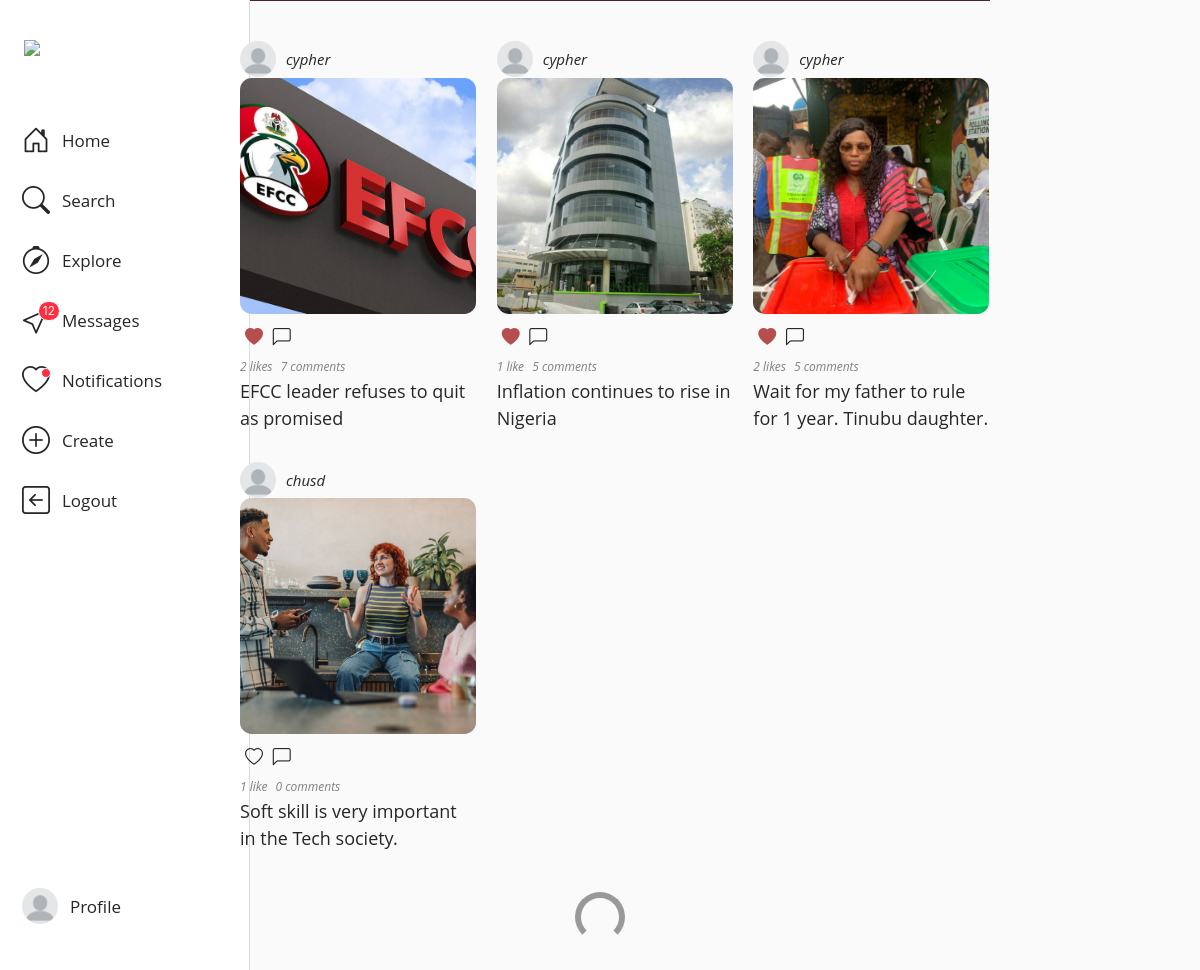
Screenshot of / (signed in) with the database file from the repository.
### users/models.py (models this page shows, shortened)
class Profile(models.Model):
    user = models.OneToOneField(settings.AUTH_USER_MODEL, on_delete=models.CASCADE)
    profile_img = models.ImageField(upload_to='users/%Y/%m/%d', default='blank-profile-picture.png')

### insta/models.py (models this page shows, shortened)
class Post(models.Model):
    user = models.ForeignKey(settings.AUTH_USER_MODEL, on_delete=models.CASCADE)
    image = models.ImageField(upload_to='images/%y/%m/%d')
    title = models.CharField(max_length=200)
    slug = models.SlugField(max_length=200, blank=True)
    created = models.DateField(auto_now_add=True)
    likes = models.ManyToManyField(settings.AUTH_USER_MODEL, related_name='post_likes', blank=True)

### insta/views.py (the view)
# urls.py: path('', views.feed, name='home'),
@login_required
def feed(request, id=None):
    if id is not None:
        post = get_object_or_404(Post, id=id)
        if post.likes.filter(id=request.user.id).exists():
            post.likes.remove(request.user)
        else:
            post.likes.add(request.user)
    else:
        if request.method == 'POST':
            content = request.POST.get('content')
            post = get_object_or_404(Post, id=request.POST.get('post_id'))
            user = User.objects.get(id=request.POST.get('userId'))
            if user and content:
                comment = Comment.objects.create(post=post, posted_by=user, body=content)
                return JsonResponse({'user': comment.posted_by.username, 'content': comment.body, 'created_at': comment.created}, status=201)
    comment_form = CommentForm()
    posts = Post.objects.all()
    logged_user = request.user
    users = Profile.objects.all()
    return render(request, 'insta/index.html', {'posts':posts, 'logged_user':logged_user, 'comment_form':comment_form, 'users': users})

### templates/insta/index.html (shortened to what this page needs)
{% extends 'insta/base.html' %} {% load static %} {% block content %}
<main>
  <div class="container">
    <div class="gallery">
      {% for post in posts %}
      <div class="gallery-item" tabindex="0">
        <span class="post_profile"><img src="{{ post.user.profile.profile_img.url }}" alt="">
          <a href="{% url 'post_user' post.id %}"><i>{{ post.user.username }}</i></a>
        </span>
        <div>
          <img class="gallery-image" src="{{ post.image.url }}" alt="" />
        </div>
        <div class="post comments-wrapper">
          <div>
            {% if request.user in post.likes.all %}
            <i class="bi bi-heart-fill mx-2 like fill"></i>
            {% else %}
            <i class="bi bi-heart mx-2 like"></i>
            {% endif %}
            <i class="bi bi-chat-left chat-icon"></i>
          </div>
          <i class="no_likes">
            {{ post.likes.count }} like{{ post.likes.count|pluralize }}
          </i>
          <i class="no_likes mx-2">
            {{ post.comment.count}} comment{{ post.comment.count|pluralize }}
          </i>
          <p>{{ post.title }}</p>
        </div>
      </div>
      {% endfor %}
    </div>
    <div class="loader"></div>
  </div>
</main>
{% endblock %}

### templates/insta/base.html (shortened to what this page needs)
{% load static %}
<!DOCTYPE html>
<html lang="en">
<head>
  <link href="https://cdn.jsdelivr.net/npm/bootstrap@5.3.3/dist/css/bootstrap.min.css" rel="stylesheet"
>
  <link rel="stylesheet" href="https://cdn.jsdelivr.net/npm/bootstrap-icons@1.11.2/font/bootstrap-icons.min.css" />
  <link href="{% static 'assets/css/main.css' %}" rel="stylesheet" />
</head>
<body>
  <aside class="sidebar">
    <header class="sidebar-header">
      <a href="{% url 'home' %}"><img class="logo-img"
          src="https://raw.githubusercontent.com/zouraiz523/Instagram-Sidebar-/b2750eba8fa31cde49364428bf28fbb41b3a02f0/Instagram%20Sidebar%20Coding/logo.svg" /></a>
    </header>
    <nav>
      <a href="{% url 'home' %}" class="a_icon">
        <span>
          <i class="bi bi-house-door"></i>
          <span>Home</span>
        </span>
      </a>
      <a href="" class="a_icon">
        <span>
          <i class="bi bi-search"></i>
          <span>Search</span>
        </span>
      </a>
      <a href="" class="a_icon">
        <span>
          <i class="bi bi-compass"></i>
          <span>Explore</span>
        </span>
      </a>
      <a href="" class="a_icon">
        <span>
          <i class="bi bi-cursor">
            <span>12</span>
          </i>
          <span>Messages</span>
        </span>
      </a>
      <a href="" class="a_icon">
        <span>
          <i class="bi bi-heart">
            <em></em>
          </i>
          <span>Notifications</span>
        </span>
      </a>
      <a href="{% url 'create' %}" class="a_icon">
        <span>
          <i class="bi bi-plus-circle"> </i>
          <span>Create</span>
        </span>
      </a>
      <form id="logout-form" action="{% url 'logout' %}" method="POST">
        <a class="a_icon" href="" onclick="document.getElementById('logout-form').submit(); return false;">
          <span><i class="bi bi-arrow-left-square"></i><span>Logout</span></span></a>
      </form>
      <a href="{% url 'profile' request.user.id %}" class="a_icon">
        <span>
          <img src="{{ request.user.profile.profile_img.url }}" />
          <span>Profile</span>
        </span>
      </a>
    </nav>
  </aside>
  {% block content %} {% endblock %}
</body>
</html>

### static/assets/css/main.css (style rules this page uses)
:root { font-size: 10px; }
* { box-sizing: border-box; }
*, *::before, *::after { box-sizing: border-box; }
body { margin: 0; background: #fafafa; color: #262626; font-family: "Open Sans", Arial, sans-serif; min-height: 100vh; background-color: #fafafa; padding-bottom: 3rem; }
a { color: #262626; text-decoration: none; }
img { display: block; }
.sidebar { position: fixed; top: 0; left: 0; display: flex; flex-direction: column; align-items: flex-start; width: 250px; height: 100%; padding: 40px 10px 30px 10px; background: #ffffff; border-right: 1px solid #dbdbdb; transition: 0.3s; }
.sidebar-header { width: 100%; margin-bottom: 44px; }
.logo-img { margin-left: 14px; height: 32px; }
.sidebar .a_icon { height: 60px; background: transparent; border: 0; padding: 0; font-family: inherit; color: inherit; cursor: pointer; }
.sidebar .a_icon > span { display: flex; align-items: center; gap: 12px; height: 48px; padding: 0 12px; border-radius: 24px; line-height: 1; }
.sidebar .a_icon > span > span { transition: 0.3s; }
.sidebar .a_icon i { position: relative; font-size: 28px; transition: 0.2s; }
.sidebar .a_icon img { width: 36px; height: 36px; transition: 0.2s; border-radius: 50%; }
.sidebar .a_icon i > span { display: grid; place-items: center; height: 20px; padding: 0 4px; border-radius: 10px; position: absolute; top: -5px; right: -10px; border: 1px solid #ffffff; background: #ff2f40; color: #f9f9f9; font-size: 12px; font-family: BlinkMacSystemFont; font-style: normal; }
.sidebar .a_icon i > em { display: block; height: 10px; width: 10px; border-radius: 10px; position: absolute; top: 2px; right: -1px; border: 1px solid #ffffff; background: #ff2f40; color: #f9f9f9; font-size: 12px; font-family: BlinkMacSystemFont; font-style: normal; }
.sidebar .a_icon span { font-size: 17px; }
.sidebar > nav { flex: 1 1 auto; display: flex; flex-direction: column; width: 100%; }
.sidebar > nav .a_icon:last-child { margin-top: auto; }
.container { max-width: 88rem; margin: 0 auto; padding: 0 5rem; }
.gallery { display: flex; flex-wrap: wrap; margin: -1rem -1rem; padding-bottom: 3rem; border-top: 1px solid #4c2135; padding-top: 40px; }
.gallery-item { position: relative; flex: 1 0 22rem; margin: 1rem; cursor: pointer; }
.gallery-image { border-radius: 5%; width: 236px; height: 236px; object-fit: cover; }
.comments-wrapper { font-size: large; padding-top: 10px; }
.post_profile { display: flex; }
.post_profile img { width: 36px; height: 36px; transition: 0.2s; border-radius: 50%; }
.post_profile a { font-size: 15px; margin: 7px 10px; }
.loader { width: 5rem; height: 5rem; border: 0.6rem solid #999; border-bottom-color: transparent; border-radius: 50%; margin: 0 auto; animation: loader 500ms linear infinite; }
* { margin: 0; padding: 0; box-sizing: border-box; }
.fill { color: #b74e4e; }
.no_likes { font-size: 12px; color: grey; }

### rows the page displays
Post: user.profile.profile_img (placeholder picture), user.username "cypher", image (picture), likes.count "2", comment.count "7", title "EFCC leader refuses to quit as promised"
Post: user.profile.profile_img (placeholder picture), user.username "cypher", image (picture), likes.count "1", comment.count "5", title "Inflation continues to rise in Nigeria"
Post: user.profile.profile_img (placeholder picture), user.username "cypher", image (picture), likes.count "2", comment.count "5", title "Wait for my father to rule for 1 year. Tinubu daughter."
Post: user.profile.profile_img (placeholder picture), user.username "chusd", image (picture), likes.count "1", comment.count "0", title "Soft skill is very important in the Tech society."
